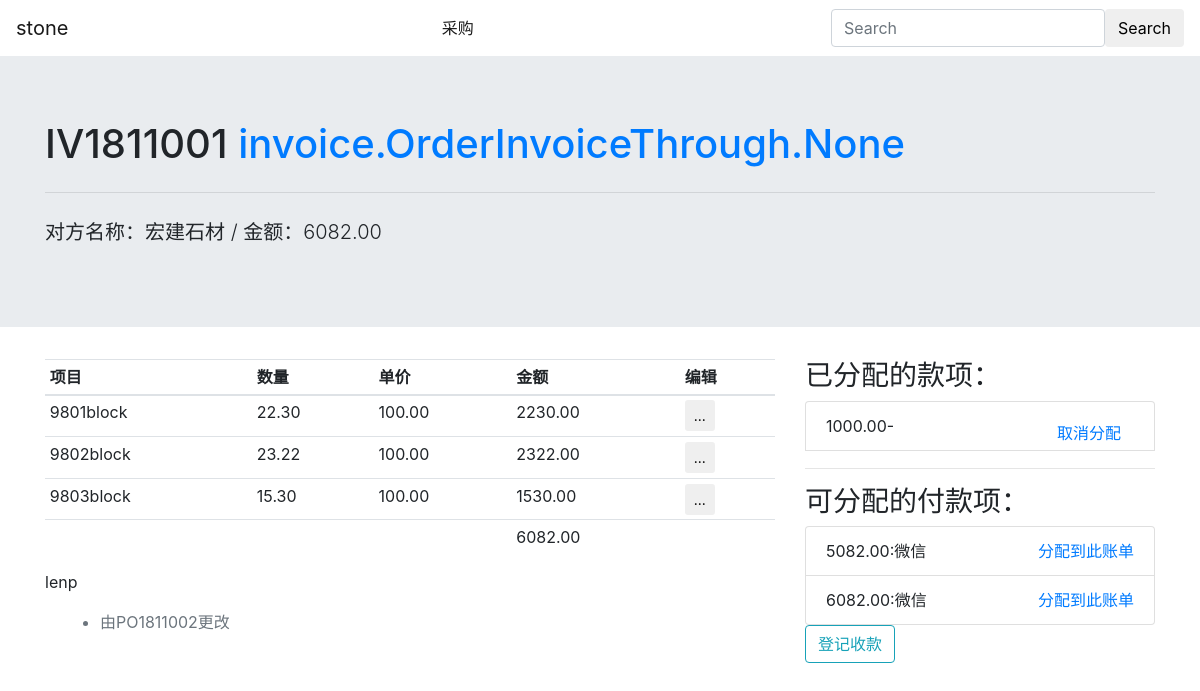
Before: /invoice/1/ with the older database file.
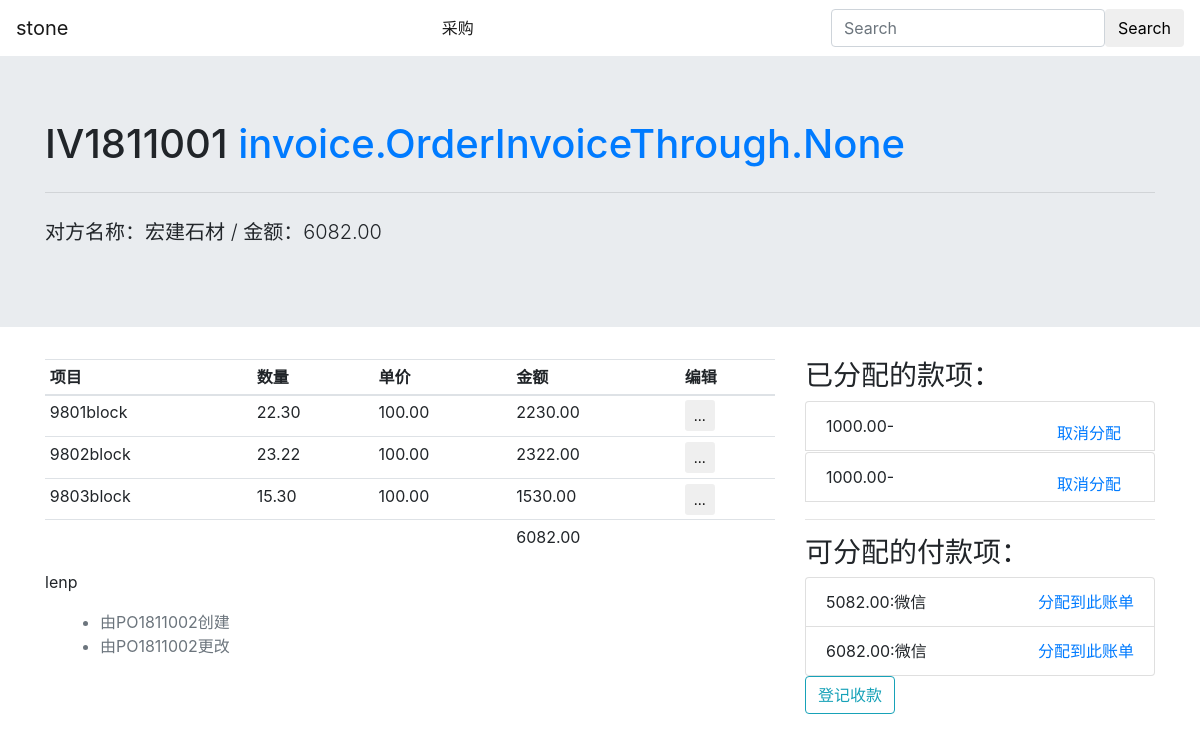
After: the same page with the newer database file.
### invoice/models.py (models this page shows, shortened)
class Invoice(models.Model):
    state = models.CharField('状态', max_length=10, choices=STATE_CHOICES, default='draft')
    order = OrderField(order_str='IV', max_length=26, default='New', db_index=True, verbose_name='订单号码')
    created = models.DateTimeField('创建时间', auto_now_add=True)
    updated = models.DateTimeField('更新时间', auto_now=True)
    from_order = models.ManyToManyField('OrderInvoiceThrough', verbose_name='对应订单', related_name='to_invoice')
    date = models.DateField('日期')
    due_date = models.DateField('到期日', blank=True, null=True)
    partner = models.ForeignKey('partner.Partner', on_delete=models.SET_NULL, null=True, blank=True,
                                verbose_name='对方', related_name='%(class)s_partner')
    entry = models.ForeignKey('auth.User', on_delete=models.CASCADE, related_name='%(class)s_entry', verbose_name='登记')
    usage = models.CharField('款项用途', choices=USAGE_CHOICES, null=False, max_length=20, default='货款')
    type = models.CharField('支付/收款', choices=TYPE_CHOICES, null=False, max_length=2, default='-1')
    is_paid = models.BooleanField('付讫', default=False)
    comments = GenericRelation('comment.Comment')
    class Meta:
        verbose_name = '账单'
        ordering = ('-created',)
    def get_amount(self):
        return Decimal('{0:.2f}'.format(sum(item.get_amount() for item in self.items.all())))
    def get_due_amount(self):
        return self.get_amount() - sum(assign.amount for assign in self.assign_payments.all())

class InvoiceItem(models.Model):
    order = models.ForeignKey('Invoice', on_delete=models.CASCADE, related_name='items', verbose_name='账单', null=True,
                              blank=True)
    item = models.CharField('项目', max_length=200)
    quantity = models.DecimalField('数量', max_digits=8, decimal_places=2)
    price = models.DecimalField('单价', max_digits=8, decimal_places=2)
    class Meta:
        verbose_name = '账单项'
    def get_amount(self):
        return Decimal('{0:.2f}'.format(self.quantity * self.price))

class Assign(models.Model):
    invoice = models.ForeignKey('Invoice', on_delete=models.CASCADE, verbose_name='账单', related_name='assign_payments')
    payment = models.ForeignKey('Payment', on_delete=models.CASCADE, verbose_name='款项', related_name='assign_invoice')
    amount = models.DecimalField('金额', decimal_places=2, max_digits=10)
    created = models.DateTimeField('创建时间', auto_now_add=True)
    entry = models.ForeignKey('auth.User', on_delete=models.CASCADE, verbose_name='登记')

class Payment(models.Model):
    date = models.DateField('日期')
    partner = models.ForeignKey('partner.Partner', on_delete=models.CASCADE, verbose_name='对方',
                                related_name='payments')
    created = models.DateTimeField('创建时间', auto_now_add=True)
    updated = models.DateTimeField('更新时间', auto_now=True)
    account = models.ForeignKey('Account', on_delete=models.CASCADE, verbose_name='帐户')
    amount = models.DecimalField('金额', decimal_places=2, max_digits=10)
    entry = models.ForeignKey('auth.User', on_delete=models.CASCADE, verbose_name='登记',
                              related_name='%(class)s_entry')
    class Meta:
        verbose_name = '收付款记录'
    def get_due_amount(self):
        return self.amount - sum(assign.amount for assign in self.assign_invoice.all())

class Account(models.Model):
    activate = models.BooleanField('启用', default=True)
    name = models.CharField('帐户名称', max_length=20)
    desc = models.CharField('描述', max_length=200)
    created = models.DateTimeField('创建时间', auto_now_add=True)
    updated = models.DateTimeField('更新时间', auto_now=True)

### partner/models.py (models this page shows, shortened)
class Partner(models.Model):
    name = models.CharField('名称', max_length=30, null=False, blank=False)
    is_company = models.BooleanField('公司', default=False)
    type = models.CharField('伙伴类型', choices=PARTNER_TYPE_CHOICES, max_length=20,
                            default='customer')
    phone = models.CharField('联系电话', max_length=20)
    sex = models.CharField('性别', choices=(('male', '先生'), ('female', '女士')), null=True, blank=True, max_length=10)
    province = models.ForeignKey('Province', verbose_name='省份', null=True, blank=True, on_delete=models.SET_NULL)
    city = models.ForeignKey('City', verbose_name='城市', null=True, blank=True, on_delete=models.SET_NULL)
    created = models.DateField('创建日期', auto_now_add=True)
    updated = models.DateTimeField('更新时间', auto_now=True)
    entry = models.ForeignKey(User, related_name='%(class)s_entry',
                              verbose_name='登记人', on_delete=models.SET_NULL, null=True, blank=True)
    is_activate = models.BooleanField('启用', default=True)
    class Meta:
        verbose_name = '伙伴资料'
        unique_together = ['phone', 'name']
    def __str__(self):
        if self.is_company:
            return '{}'.format(self.name)
        else:
            return '{} {}'.format(self.name, self.get_title())

### comment/models.py (models this page shows)
class Comment(models.Model):
    user = models.ForeignKey('auth.User', on_delete=models.CASCADE, verbose_name='用户')
    created = models.DateTimeField('创建时间', auto_now_add=True)
    updated = models.DateTimeField('更新时间', auto_now=True)
    comment = models.TextField('内容')
    content_type = models.ForeignKey(ContentType, on_delete=models.CASCADE)
    object_id = models.PositiveIntegerField()
    object = GenericForeignKey('content_type', 'object_id')
    class Meta:
        verbose_name = '评论信息'
        ordering = ('-created',)

### invoice/views.py (the view)
# urls.py: path('<pk>/', views.InvoiceDetailView.as_view(), name='invoice_detail'),
class InvoiceDetailView(GetItemsMixin, DetailView):
    model = Invoice
    template_name = 'invoice/detail.html'

### purchase/views.py (called while the page is built)
    def get_context_data(self, **kwargs):
        if self.object:
            items = self.object.items.all()
            kwargs.update({'object_list': items})
        return super(GetItemsMixin, self).get_context_data(**kwargs)

### invoice/templates/invoice/detail.html (shortened to what this page needs)
{% extends "base.html" %}
{% load crispy_forms_tags %}
{% block banner-title %}{{ object.order }}
    <a href="{{ object.to_order.get_absolute_url }}">{{ object.to_order }}</a> {% endblock %}
{% block bnaner-content %}
    对方名称：{{ object.partner }} / 金额：{{ object.get_amount }}
{% endblock %}
{% block content %}
    <table class="table table-sm">
        <thead>
        <tr>
            <th>项目</th>
            <th>数量</th>
            <th>单价</th>
            <th>金额</th>
            <th>编辑</th>
        </tr>
        </thead>
        <tbody>
        {% for object in object_list %}
            <tr id="block_list_tr">
                <td>{{ object.item }}</td>
                <td>{{ object.quantity }}</td>
                <td>{{ object.price }}</td>
                <td>{{ object.get_amount }}</td>
                <td>
                    <div class="dropdown">
                        <button type="button" class="btn btn-sm " data-toggle="dropdown"
                                aria-haspopup="true" aria-expanded="false">
                            ...
                        </button>
                    </div>
                </td>
            </tr>
        {% endfor %}
        </tbody>
        <tfoot>
        <tr>
            <td></td>
            <td></td>
            <td></td>
            <td>{{ object.get_amount }}</td>
            <td></td>
        </tr>
        </tfoot>
    </table>
    <p>lenp</p>
{% endblock %}
{% block siderbar %}
    {% if object.assign_payments.all %}
        <p class="h3">已分配的款项：</p>
        <ui class="list-group">
            {% for payment in object.assign_payments.all %}
                <form action="{% url 'assign_delete' payment.id %}" method="post">
                    <li class="list-group-item">{{ payment.amount }}-{{ payment.updated }}
                        <input class="btn btn-link float-right" value="取消分配" type="submit"></li>
                </form>
            {% endfor %}
        </ui>
            <hr>
    {% endif %}
    {% if object.get_due_amount %}
        <p class="h3" >可分配的付款项：</p>
        <ul class="list-group">
            {% for payment in object.partner.payments.all %}
                {% if payment.get_due_amount %}
                    <li class="list-group-item">{{ payment.get_due_amount }}:{{ payment.account.name }}
                        <a href="{% url 'assign_payment' object.id payment.id %}" class="float-md-right">分配到此账单</a>
                    </li>
                {% endif %}
            {% endfor %}
        </ul>
    {% endif %}
    <a href="{% url 'payment_create' object.id object.partner.id %}"
       class="btn btn-outline-info">登记收款</a>
{% endblock %}

### templates/base.html (shortened to what this page needs)
{% load static %}
<!DOCTYPE html>
<html lang="zh-hans">
<head>
    <link rel="stylesheet" href="https://cdn.rawgit.com/twbs/bootstrap/v4-dev/dist/css/bootstrap.css">
</head>
<body>
{% block menu %}
    <nav class="navbar navbar-light bg-faded">
        <a class="navbar-brand" href="#">stone</a>
        <ul class="nav navbar-nav">
            <li class="nav-item active">
                <a class="nav-link" href="{% url 'purchase_order_list' %}">采购<span class="sr-only">(current)</span></a>
            </li>
        </ul>
        <form class="form-inline navbar-form pull-right">
            <input class="form-control" type="text" placeholder="Search">
            <button class="btn btn-success-outline" type="submit">Search</button>
        </form>
    </nav>
{% endblock %}
<div class="jumbotron jumbotron-fluid">
    <div class="container">{% block btn %}{% endblock %}
        <h1 class="display-6">{% block banner-title %}Hello!{% endblock %}</h1>
        <hr class="my-4">
        <p class="lead">{% block bnaner-content %}{% endblock %}</p>
    </div>
</div>
<div class="container">
    <div class="row">
        <div class="col-md-8">
            {% block content %}
            {% endblock %}
        {% include 'comment.html' %}
        </div>
        <div class="col-md-4">
            {% block siderbar %}
            {% endblock %}
        </div>
    </div>
</div>
</body>
</html>

### templates/comment.html
{% if object %}
    <div class="album text-muted">
    <div class="container">
        <ul>
            {% for comment in object.comments.all %}
            <li>{{ comment.comment }}</li>
            {% endfor %}
        </ul>
    </div>
    </div>
{% endif %}

Changed rows visible on the page:
added Comment: comment "由PO1811002创建"
added Assign: amount "1000.00"
